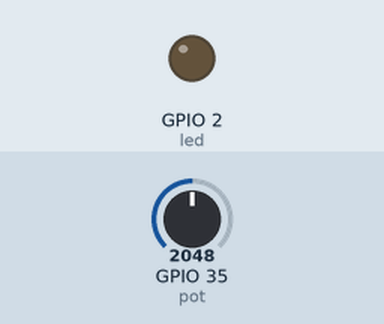
Recording of a program running on a simulated ESP32 board running MicroPython. Shown: output pins drawn as LEDs (lit = HIGH). Dashed ring = blinking. The inputs (shaded band) are chosen by the test bench; at power-on: GPIO 35 (pot) = 2048 (analog values on the 0–4095 scale). What the program prints to the serial console is not drawn.

Above: at 1.2 s.
1.3 s: GPIO 35 (pot) set to 491
At 1.41 s:
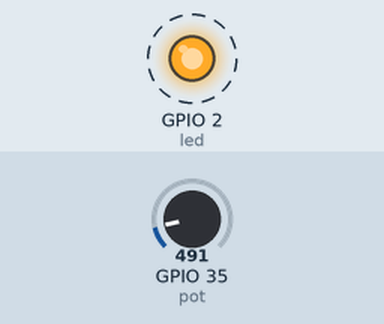
4.3 s: GPIO 35 (pot) set to 0
At 4.48 s:
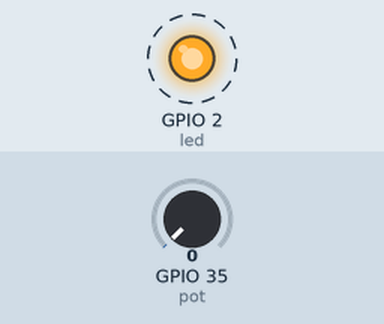
Timing chart, 0 to 13.3 s (numbered marks = the images above; inputs shaded):
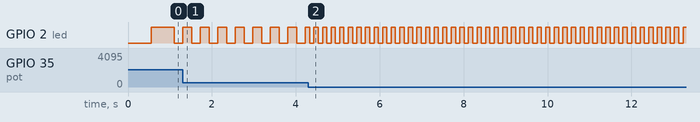

The program:

blink_pot_control_tick.py
```python
from machine import Pin, ADC
from time import ticks_ms, ticks_diff

# Configure LED on GPIO2
led = Pin(2, Pin.OUT)

# Configure potentiometer on ADC pin (e.g., GPIO34)
pot = ADC(Pin(35))
pot.atten(ADC.ATTN_11DB)  # Full range: 0-3.3V
pot.width(ADC.WIDTH_10BIT)  # 10-bit resolution (0-1023)

# Initialize timing
last_time = ticks_ms()

while True:
    # Read potentiometer value
    pot_value = pot.read()  # Range: 0-1023

    # Map potentiometer value to delay (e.g., 10ms to 1000ms)
    delay = int(100 + (pot_value / 1023) * 900)

    print("Potentiometer Value:", pot_value, "Delay:", delay)
    # Get current time
    current_time = ticks_ms()

    # Check if the delay has passed
    if ticks_diff(current_time, last_time) >= delay:
        # Toggle LED state
        led.value(not led.value())
        # Update last_time
        last_time = current_time
```

Measured:
- after the input at 1.3 s, GPIO 2 (led): alternates HIGH for 0.21 s and LOW for 0.21 s, starting at once
- after the input at 4.3 s, GPIO 2 (led): alternates HIGH for 0.10 s and LOW for 0.10 s, starting at once
